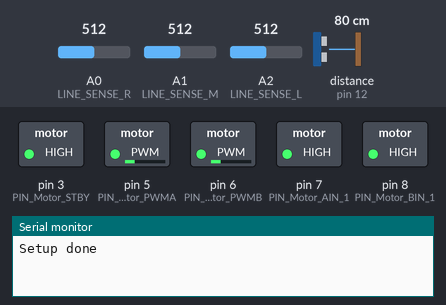
Simulated run of this sketch. Board: Arduino Uno, built with avr-gcc and run on an emulated ATmega328P. Shown: switched loads named in the sketch (green lamp = pin HIGH), the last lines printed to the serial monitor. Wiring (inferred from the names in the program): ultrasonic range finder: trigger pin 13; echo pin 12. The inputs (shaded band) are chosen by the test bench; at power-on: distance to the obstacle (sensor on pin 12) 80 cm, A0 (LINE_SENSE_R) = 512, A1 (LINE_SENSE_M) = 512, A2 (LINE_SENSE_L) = 512. The echo pulse lasts 58.3 µs per cm; pins used as bus, display or sensor lines are not drawn.

Above: at 0.21 s.
At 1.2 s:
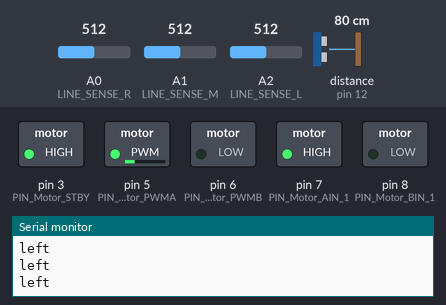
1.3 s: distance to the obstacle (sensor on pin 12) set to 2 cm
4.3 s: distance to the obstacle (sensor on pin 12) set to 9 cm
Timing chart, 0 to 7.3 s (numbered marks = the images above; inputs shaded):
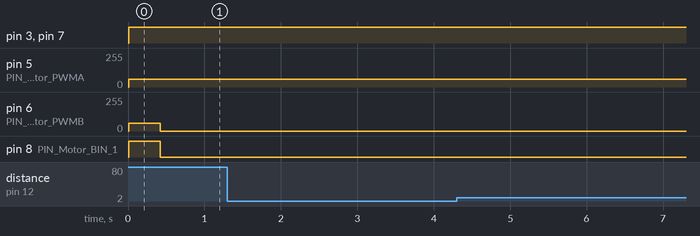

The sketch:

line_following.ino
```cpp
//www.elegoo.com
//2016.09.23
// COS 280 starter kit for Elegoo Smart Car V4, modified 2024.02.05 by Joey Gorski, 2025.03.04 by Stefan Brandle

#include <Servo.h>

#define MAIN_SPEED 60
#define DELAY 5

//----------------------------------------------
// Ultrasonic sensor stuff
//----------------------------------------------
Servo myservo;
const int PIN_Trig = 13;
const int PIN_Echo = 12;
const int PIN_Servo = 10;

//----------------------------------------------
// Motor pins
//----------------------------------------------
const int PIN_Motor_PWMA = 5;
const int PIN_Motor_PWMB = 6;
const int PIN_Motor_BIN_1 = 8;
const int PIN_Motor_AIN_1 = 7;
const int PIN_Motor_STBY = 3;

//----------------------------------------------
// Line sensor pins
//----------------------------------------------
const int LINE_SENSE_L = A2;
const int LINE_SENSE_M = A1;
const int LINE_SENSE_R = A0;

//----------------------------------------------
// Variables to hold the line sensor values.
//----------------------------------------------
int line_L, line_M, line_R;
bool L, M, R;

//----------------------------------------------

//----------------------------------------------
const int default_speed = 60;

bool motor_on = true;

const int LINE_THRESHOLD = 200;

int last_ping = 0;

enum Direction { Left, Straight, Right };
struct Checkpoint {
  bool ultrasonic;
  Direction dir;
};
Checkpoint directions[10] = {{true, Left}, {false, Right}, {false, Right}, {true, Left}, {false, Straight}, {false, Left}, {false, Right}, {false, Straight}, {false, Right}, {true, Left}};;
int direction_i {};
bool turning_right {false};
bool turning_left {false};

void setup() {
  pinMode(PIN_Motor_PWMA, OUTPUT);
  pinMode(PIN_Motor_PWMB, OUTPUT);
  pinMode(PIN_Motor_AIN_1, OUTPUT);
  pinMode(PIN_Motor_BIN_1, OUTPUT);
  pinMode(PIN_Motor_STBY, OUTPUT);

  pinMode(LINE_SENSE_L, INPUT);
  pinMode(LINE_SENSE_M, INPUT);
  pinMode(LINE_SENSE_R, INPUT);

  pinMode(PIN_Echo, INPUT);
  pinMode(PIN_Trig, OUTPUT);

  Serial.begin(9600);
  Serial.println("Setup done");

}

int all_three_cooldown {200};
int turn_cooldown {100};
void loop() {
  line_L = analogRead(LINE_SENSE_L);
  line_M = analogRead(LINE_SENSE_M);
  line_R = analogRead(LINE_SENSE_R);

  L = isonLine(line_L);
  M = isonLine(line_M);
  R = isonLine(line_R);

  // Serial.print("L: "); Serial.print(line_L);
  // Serial.print(", M: "); Serial.print(line_M);
  // Serial.print(", R: "); Serial.print(line_R);
  // Serial.println();

  int ping_dist = ultrasonic_ping();

  last_ping = ping_dist;

  delay(DELAY);

  if (all_three_cooldown > 0) all_three_cooldown -= DELAY;
//  if (turn_cooldown > 0) turn_cooldown -= DELAY;
  if (turn_cooldown > 0 && !M) turn_cooldown = 0;

  if (!turning_right && !turning_left && all_three_tape() && all_three_cooldown <= 0) {
    Serial.print("Executing checkpoint ");
    Serial.println(direction_i);
    execute(directions[direction_i]);
    direction_i++;
    all_three_cooldown = 200;
  }

  if ((turning_right || turning_left) && M && turn_cooldown <= 0) {
    Serial.println("resetting turn");
    turning_right = false;
    turning_left = false;
    turn_cooldown = 100;
  }

  if (turning_right) {
    hardRight();
    Serial.println("right");
  } else if (turning_left) {
    hardLeft();
    Serial.println("left");
  } else if (M && !L && !R) {
    forward();
  } else if (L && M && !R) {
    slightLeft();
  } else if (R && M && !L) {
    slightRight();
  } else if (L && !M && !R) {
    hardLeft();
  } else if (R && !M && !L) {
    hardRight();
  } else if (direction_i > 0 && !L && !M && !R) {
    if (directions[direction_i - 1].dir == Left) {
      slightLeft();
    } else {
      slightRight();
    }
  } else {
    forward();
  }
}

bool isonLine(int val) {
  return val > LINE_THRESHOLD;
}

bool all_three_tape() {
  return L && M && R;
}

void execute(Checkpoint c) {
  if (c.dir == Straight){
    Serial.println("setting straight");
    turning_right = false;
    turning_left = false;
  }
  if (c.dir == Left){
    turning_right = false;
    turning_left = true;
  }
  if (c.dir == Right){
    turning_right = true;
    turning_left = false;
  }
}

void try_forward(int ping_dist, int last_ping) {
  if(ping_dist < 20 && last_ping < 20) {
    halt();
  } else if (ping_dist > 50 && last_ping > 50) {
    forward();
 }
}

void forward() {
//  Serial.println("go forward!");
  if (!motor_on) return;

  digitalWrite(PIN_Motor_STBY, HIGH);
  digitalWrite(PIN_Motor_AIN_1, HIGH);
  digitalWrite(PIN_Motor_BIN_1, HIGH);
  analogWrite(PIN_Motor_PWMA, default_speed);
  analogWrite(PIN_Motor_PWMB, default_speed);
}

void back() {
  Serial.println("go back!");
  if (!motor_on) return;

  digitalWrite(PIN_Motor_STBY, HIGH);
  digitalWrite(PIN_Motor_AIN_1, LOW);
  digitalWrite(PIN_Motor_BIN_1, LOW);
  analogWrite(PIN_Motor_PWMA, default_speed);
  analogWrite(PIN_Motor_PWMB, default_speed);
}

void left() {
  Serial.println("go left!");
  if (!motor_on) return;

  digitalWrite(PIN_Motor_STBY, HIGH);
  digitalWrite(PIN_Motor_AIN_1, HIGH);
  digitalWrite(PIN_Motor_BIN_1, LOW);
  analogWrite(PIN_Motor_PWMA, default_speed);
  analogWrite(PIN_Motor_PWMB, default_speed);
}

void right() {
  Serial.println("go right!");
  if (!motor_on) return;

  digitalWrite(PIN_Motor_STBY, HIGH);
  digitalWrite(PIN_Motor_AIN_1, LOW);
  digitalWrite(PIN_Motor_BIN_1, HIGH);
  analogWrite(PIN_Motor_PWMA, default_speed);
  analogWrite(PIN_Motor_PWMB, default_speed);
}

void halt() {
  Serial.println("Stop!");
  analogWrite(PIN_Motor_PWMA, 0);
  analogWrite(PIN_Motor_PWMB, 0);
  digitalWrite(PIN_Motor_STBY, LOW);
}
void slightLeft() {
  digitalWrite(PIN_Motor_STBY, HIGH);
  digitalWrite(PIN_Motor_AIN_1, HIGH);
  digitalWrite(PIN_Motor_BIN_1, LOW);
  analogWrite(PIN_Motor_PWMA, MAIN_SPEED);
  analogWrite(PIN_Motor_PWMB, MAIN_SPEED * 0.667);
}

void slightRight() {
  digitalWrite(PIN_Motor_STBY, HIGH);
  digitalWrite(PIN_Motor_AIN_1, LOW);
  digitalWrite(PIN_Motor_BIN_1, HIGH);
  analogWrite(PIN_Motor_PWMA, MAIN_SPEED * 0.667);
  analogWrite(PIN_Motor_PWMB, MAIN_SPEED);
}

void hardLeft() {
  digitalWrite(PIN_Motor_STBY, HIGH);
  digitalWrite(PIN_Motor_AIN_1, HIGH);
  digitalWrite(PIN_Motor_BIN_1, LOW);
  analogWrite(PIN_Motor_PWMA, MAIN_SPEED);
  analogWrite(PIN_Motor_PWMB, 0);
}

void hardRight() {
  digitalWrite(PIN_Motor_STBY, HIGH);
  digitalWrite(PIN_Motor_AIN_1, LOW);
  digitalWrite(PIN_Motor_BIN_1, HIGH);
  analogWrite(PIN_Motor_PWMA, 0);
  analogWrite(PIN_Motor_PWMB, MAIN_SPEED);
}

//void seek() {
//  if (!is_seeking) {
//    is_seeking = true;
//    seek_started = i;
//  }
//  if (seek_started < 10) {
//    left();
//  } else if (seek_started < 70) {
//    right();
//  } else {
//    right();
//  }
//
//  digitalWrite(PIN_Motor_STBY, HIGH);
//  digitalWrite(PIN_Motor_AIN_1, HIGH);
//  digitalWrite(PIN_Motor_BIN_1, LOW);
//  analogWrite(PIN_Motor_PWMA, default_speed);
//  analogWrite(PIN_Motor_PWMB, default_speed);
//}

unsigned int ultrasonic_ping() {
  digitalWrite(PIN_Trig, LOW);
  delayMicroseconds(2);
  digitalWrite(PIN_Trig, HIGH);
  delayMicroseconds(10);
  digitalWrite(PIN_Trig, LOW);
  return ((unsigned int)pulseIn(PIN_Echo, HIGH) / 58);
}
```
